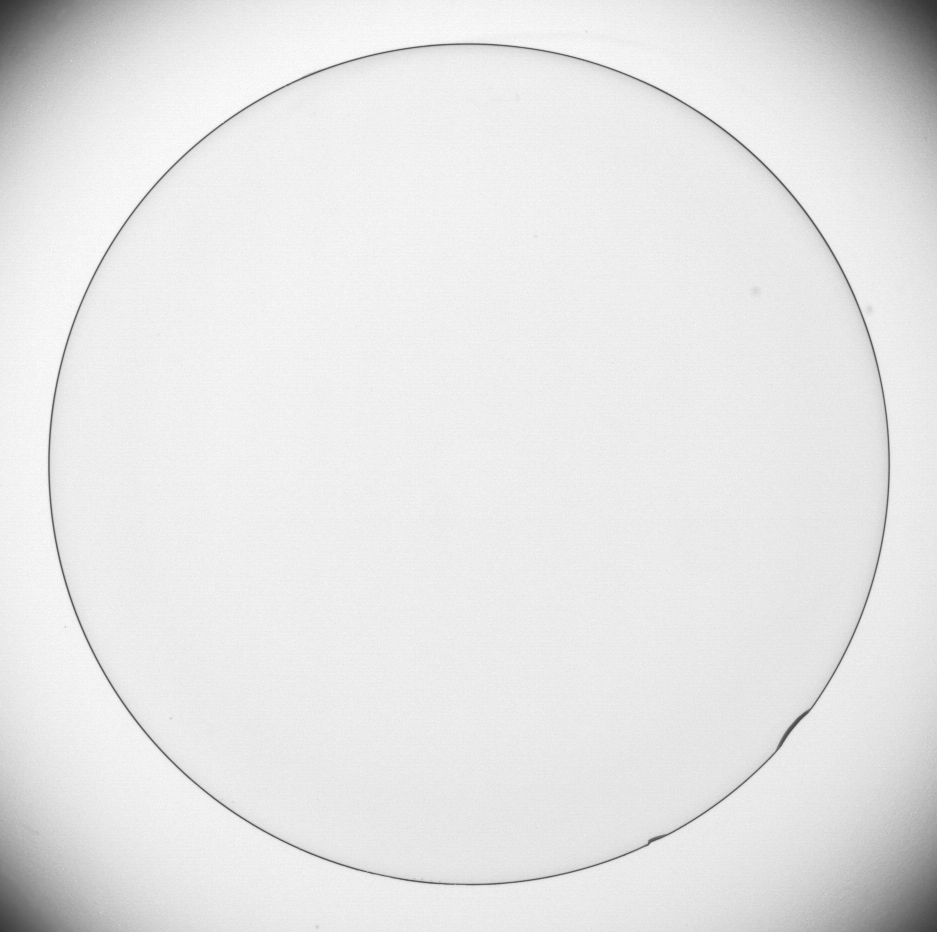
#> input picture images/len.tif, 937 x 932 px, found by its file name
$ python Highpass_Filter.py
#> lines starting #> are read from the running program, lines starting #| are printed output that depends on the picture
import matplotlib.pyplot as plt
import cv2
import numpy as np

class highpass_filter(object):
    """
    Lớp triển khai các bộ lọc tần số cao (High-pass Filter / Sharpening Filter):
    - Dùng để TÁCH BIÊN (Edge Detection) và LÀM SẮC NÉT ÍCH (Image Sharpening).
    """

    def __init__(self, image) -> None:
        """
        Phương thức khởi tạo (Constructor).
        :param image: Ma trận ảnh đầu vào dạng ảnh xám 2D (Gray-scale)
        """
        self.img = image

    def init_kernel(self, kernel_name: str):
        """
        Hàm định tuyến (Router): Nhận tên thuật toán lọc và gọi phương thức xử lý tương ứng.
        """
        if kernel_name == "RobertCross":
            return self.show_SharpenedRobert()
        elif kernel_name == "RobertCross1":
            return self.show_RobertCrossGradient1()
        elif kernel_name == "RobertCross2":
            return self.show_RobertCrossGradient2()
        elif kernel_name == "Sobel":
            return self.show_SharpenedSobel()
        elif kernel_name == "SobelX":
            return self.show_SobelX()
        elif kernel_name == "SobelY":
            return self.show_Sobely()
        elif kernel_name == "Laplacian":
            return self.show_SharpenedLaplacian()
        elif kernel_name == "LaplacianV1":
            return self.show_SharpenedLaplacianV1()
        elif kernel_name == "LaplacianV2":
            return self.show_SharpenedLaplacianV2()
        elif kernel_name == "LaplacianV3":
            return self.show_SharpenedLaplacianV3()
        else:
            return self.img

    def Convolution2D(self, kernel):
        """
        Thực hiện phép tích chập không gian 2D (Spatial Convolution) với Kernel 3x3 thủ công.
        """
        m, n = self.img.shape
        img_new = np.zeros([m, n])

        for i in range(1, m - 1):
            for j in range(1, n - 1):
                temp = self.img[i - 1, j - 1] * kernel[0, 0] \
                       + self.img[i, j - 1] * kernel[0, 1] \
                       + self.img[i + 1, j - 1] * kernel[0, 2] \
                       + self.img[i - 1, j] * kernel[1, 0] \
                       + self.img[i, j] * kernel[1, 1] \
                       + self.img[i + 1, j] * kernel[1, 2] \
                       + self.img[i - 1, j + 1] * kernel[2, 0] \
                       + self.img[i, j + 1] * kernel[2, 1] \
                       + self.img[i + 1, j + 1] * kernel[2, 2]

                img_new[i, j] = temp

        img_new = img_new.astype(np.uint8)
        return img_new

    # ==========================================================================
    # 1. BỘ LỌC ROBERT CROSS GRADIENT
    # ==========================================================================
    def show_RobertCrossGradient1(self):
        G_cross1 = np.array(([0, 0, 0], [0, -1, 0], [0, 0, 1]), dtype="float")
        return self.Convolution2D(G_cross1)

    def show_RobertCrossGradient2(self):
        G_cross2 = np.array(([0, 0, 0], [0, 0, -1], [0, 1, 0]), dtype="float")
        return self.Convolution2D(G_cross2)

    def show_SharpenedRobert(self):
        return self.show_RobertCrossGradient1() + self.show_RobertCrossGradient2() + self.img

    # ==========================================================================
    # 2. BỘ LỌC SOBEL
    # ==========================================================================
    def show_SobelX(self):
        SobelX = np.array(([-1, -2, -1], [0, 0, 0], [1, 2, 1]), dtype="float")
        return self.Convolution2D(SobelX)

    def show_Sobely(self):
        Sobely = np.array(([-1, 0, 1], [-2, 0, 2], [-1, 0, 1]), dtype="float")
        return self.Convolution2D(Sobely)

    def show_SharpenedSobel(self):
        return self.show_SobelX() + self.show_Sobely() + self.img

    # ==========================================================================
    # 3. BỘ LỌC LAPLACIAN
    # ==========================================================================
    def show_SharpenedLaplacian(self):
        Laplacian_kerner = np.array(([0, 1, 0], [1, -4, 1], [0, 1, 0]), dtype="float")
        return self.img - self.Convolution2D(Laplacian_kerner)

    def show_SharpenedLaplacianV1(self):
        Laplacian_kerner = np.array(([1, 1, 1], [1, -8, 1], [1, 1, 1]), dtype="float")
        return self.img - self.Convolution2D(Laplacian_kerner)

    def show_SharpenedLaplacianV2(self):
        Laplacian_kerner = np.array(([0, -1, 0], [-1, 4, -1], [0, -1, 0]), dtype="float")
        return self.img + self.Convolution2D(Laplacian_kerner)

    def show_SharpenedLaplacianV3(self):
        Laplacian_kerner = np.array(([-1, -1, -1], [-1, 8, -1], [-1, -1, -1]), dtype="float")
        return self.img + self.Convolution2D(Laplacian_kerner)


if __name__ == '__main__':
    # Đọc ảnh gốc dạng ảnh xám từ đường dẫn
    image = cv2.imread('./images/len.tif', 0)
#> image is the input picture: shape (932, 937); min 50, max 255, mean 229.7
    image2 = cv2.imread('./images/laplapcian.tif', 0)
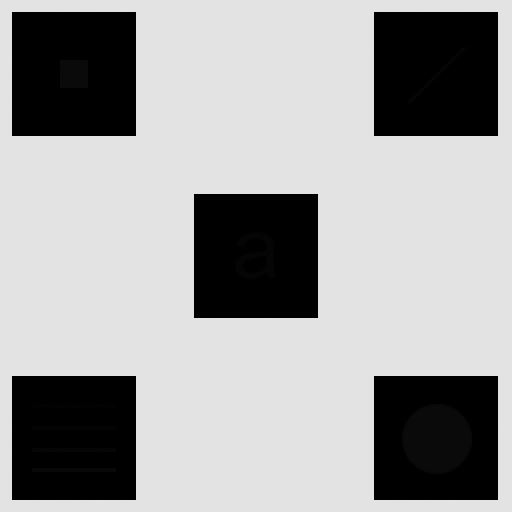
#> input picture images/laplapcian.tif, 512 x 512 px, found by its file name
#> image2 is the input picture: shape (512, 512); min 0, max 228, mean 160.7

    # Kiểm tra xem tệp ảnh có mở thành công không
    if image is None:
        print("Lỗi: Không tìm thấy ảnh tại đường dẫn './images/len.tif'. Hãy kiểm tra lại thư mục lưu ảnh.")
    else:
        hp = highpass_filter(image)
        hp2 = highpass_filter(image2)

        # ----------------------------------------------------------------------
        # CỬA SỔ 1: KẾT QUẢ BỘ LỌC ROBERT CROSS (XUẤT FILE filter_Robert.pdf)
        # ----------------------------------------------------------------------
        fig1, ax1 = plt.subplots(2, 2, figsize=(9, 9))

        # Ô [0, 0]: Ảnh gốc
        ax1[0, 0].set_title("Original")
        ax1[0, 0].imshow(image, cmap="gray")

        # Ô [0, 1]: Robert hướng 1
        Robertcross1 = hp.init_kernel("RobertCross1")
        ax1[0, 1].imshow(Robertcross1, cmap='gray')
        ax1[0, 1].set_title("Anh loc theo huong thu 1")

        # Ô [1, 1]: Robert hướng 2
        Robertcross2 = hp.init_kernel("RobertCross2")
#> in Convolution2D (call 2), `img_new = img_new.astype(np.uint8)`:
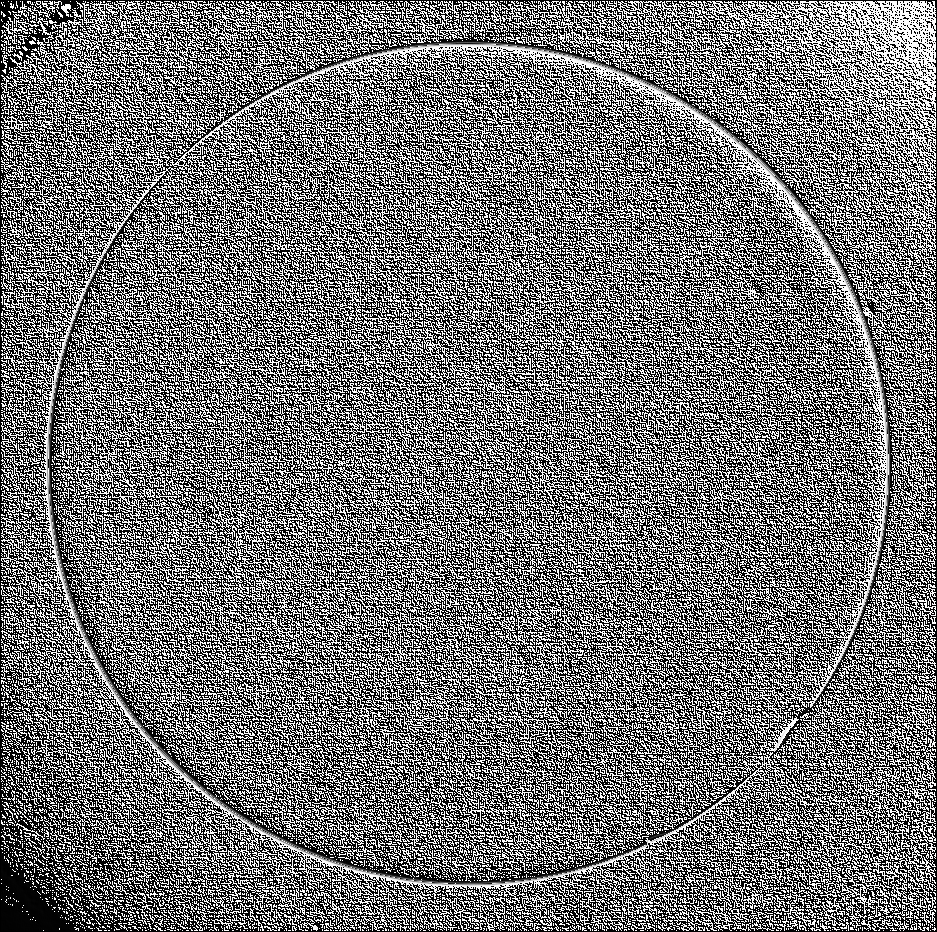
#> img_new: shape (932, 937); min 0, max 255, mean 112.5
        ax1[1, 1].imshow(Robertcross2, cmap='gray')
        ax1[1, 1].set_title("Anh loc theo huong thu 2")

        # Ô [1, 0]: Cải thiện bằng Robert
        Robertcross = hp.init_kernel("RobertCross")
        ax1[1, 0].imshow(Robertcross, cmap='gray')
        ax1[1, 0].set_title("Anh cai thien bang bo loc Robert")

        # Lưu cửa sổ 1 ra PDF
        fig1.savefig("filter_Robert.pdf", bbox_inches='tight')

        # CỬA SỔ 2: KẾT QUẢ BỘ LỌC SOBEL (XUẤT FILE filter_Sobel.pdf)

        fig2, ax2 = plt.subplots(2, 2, figsize=(9, 9))

        # Ô [0, 0]: Ảnh gốc
        ax2[0, 0].set_title("Original")
        ax2[0, 0].imshow(image, cmap="gray")

        # Ô [0, 1]: Sobel theo hướng X
        sobel_x = hp.init_kernel("SobelX")
        ax2[0, 1].imshow(sobel_x, cmap='gray')
        ax2[0, 1].set_title("Anh loc Sobel theo huong X")

        # Ô [1, 1]: Sobel theo hướng Y
        sobel_y = hp.init_kernel("SobelY")
#> in Convolution2D (call 6), `img_new = img_new.astype(np.uint8)`:
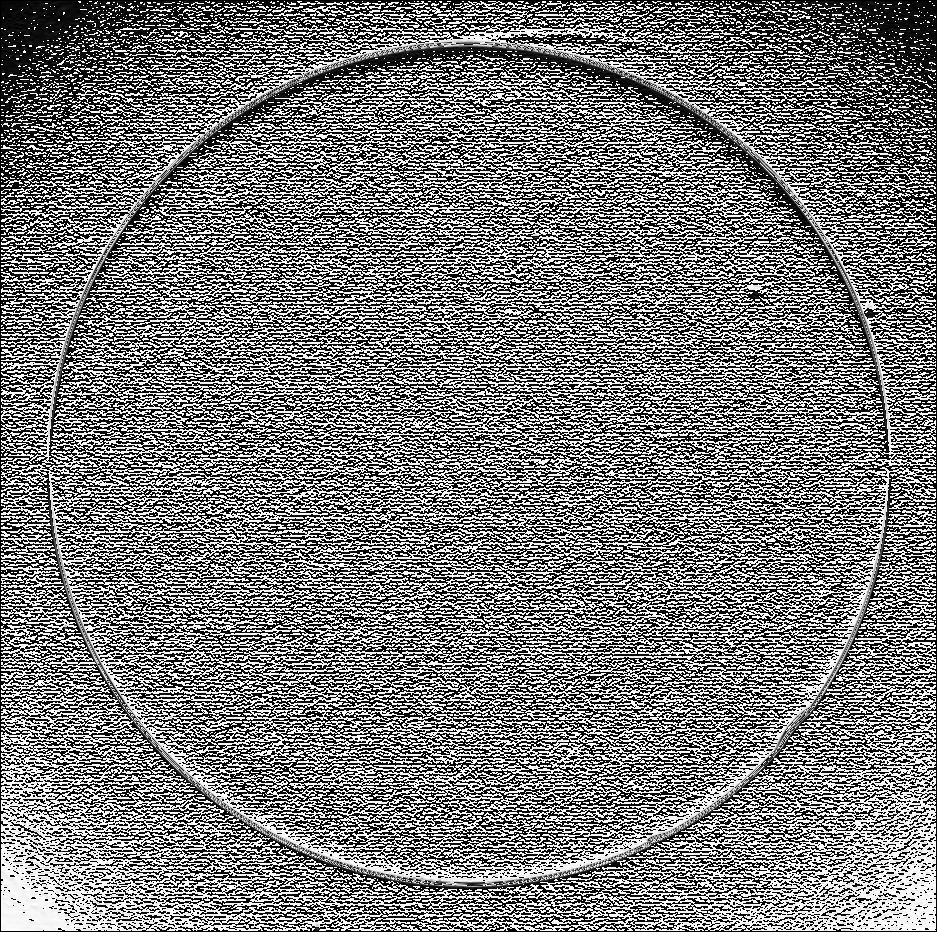
#> img_new: shape (932, 937); min 0, max 255, mean 120.9
        ax2[1, 1].imshow(sobel_y, cmap='gray')
        ax2[1, 1].set_title("Anh loc Sobel theo huong Y")

        # Ô [1, 0]: Cải thiện bằng Sobel
        sobel_sharpened = hp.init_kernel("Sobel")
#> in show_SharpenedSobel, `return self.show_SobelX() + self.show_Sobely() + self.img`:
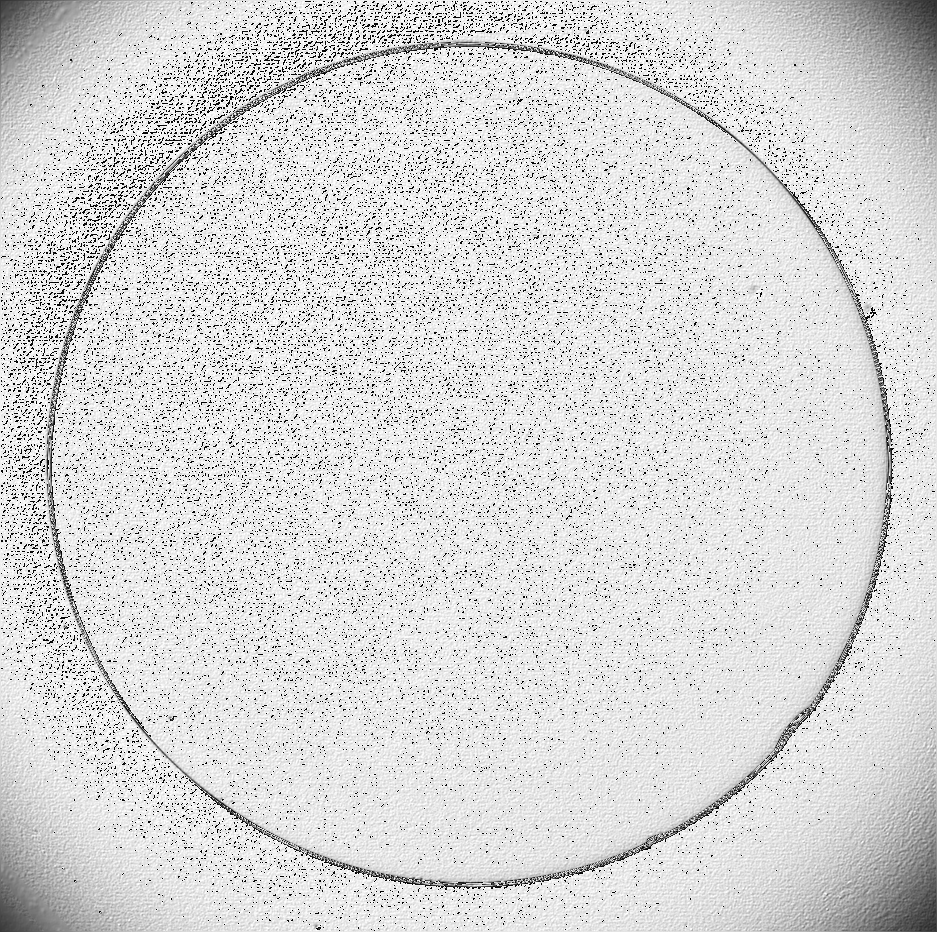
#> returned value: shape (932, 937); min 0, max 255, mean 215.3
        ax2[1, 0].imshow(sobel_sharpened, cmap='gray')
        ax2[1, 0].set_title("Anh cai thien bang bo loc Sobel")

        # Lưu cửa sổ 2 ra PDF
        fig2.savefig("filter_Sobel.pdf", bbox_inches='tight')

        # ----------------------------------------------------------------------
        # CỬA SỔ 3: BỘ LỌC LAPLACIAN (XUẤT FILE filter_Laplacian.pdf)
        # ----------------------------------------------------------------------
        # Tạo lưới 2x3 để hiển thị đủ ảnh gốc + 4 biến thể của Laplacian
        fig3, ax3 = plt.subplots(2, 3, figsize=(15, 9))

        # Ô [0, 0]: Ảnh gốc
        ax3[0, 0].set_title("Original")
        ax3[0, 0].imshow(image2, cmap="gray")

        # Ô [0, 1]: Laplacian chuẩn (Tâm -4)
        laplacian_std = hp2.init_kernel("Laplacian")
#> after the loop in Convolution2D (call 9), `for i in range(1, m - 1):`:
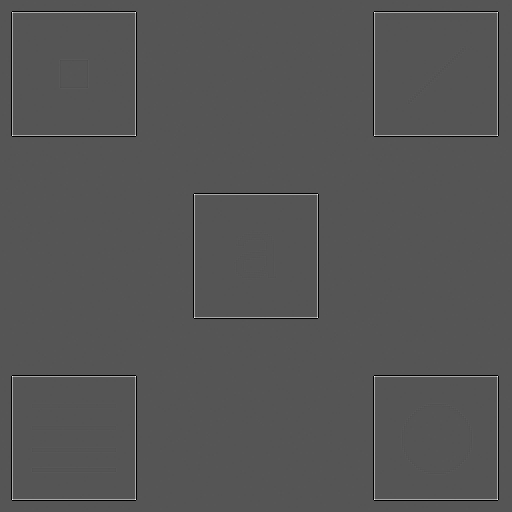
#> img_new: shape (512, 512) float64; min -229, max 455, mean 0; drawn with min black and max white
        ax3[0, 1].imshow(laplacian_std, cmap='gray')
        ax3[0, 1].set_title("Laplacian Chuan (Tam -4)")

        # Ô [0, 2]: Laplacian V1 (Tâm -8)
        laplacian_v1 = hp2.init_kernel("LaplacianV1")
        ax3[0, 2].imshow(laplacian_v1, cmap='gray')
        ax3[0, 2].set_title("Anh loc Laplacian Bien The V1 (Tam -8)")

        ax3[1, 0].axis('off')

        # Ô [1, 1]: Laplacian V2 (Tâm +4)
        laplacian_v2 = hp2.init_kernel("LaplacianV2")
#> after the loop in Convolution2D (call 11), `for i in range(1, m - 1):`:
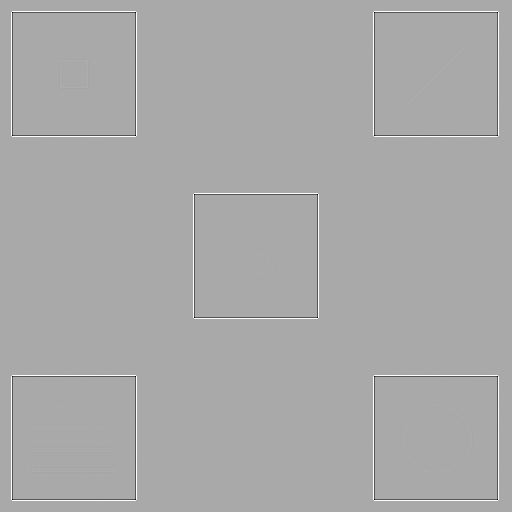
#> img_new: shape (512, 512) float64; min -455, max 229, mean 0; drawn with min black and max white
        ax3[1, 1].imshow(laplacian_v2, cmap='gray')
        ax3[1, 1].set_title("Anh loc Laplacian Bien The 2 (Tam +4)")

        # Ô [1, 2]: Laplacian V3 (Tâm +8)
        laplacian_v3 = hp2.init_kernel("LaplacianV3")
#> in Convolution2D (call 12), `img_new = img_new.astype(np.uint8)`:
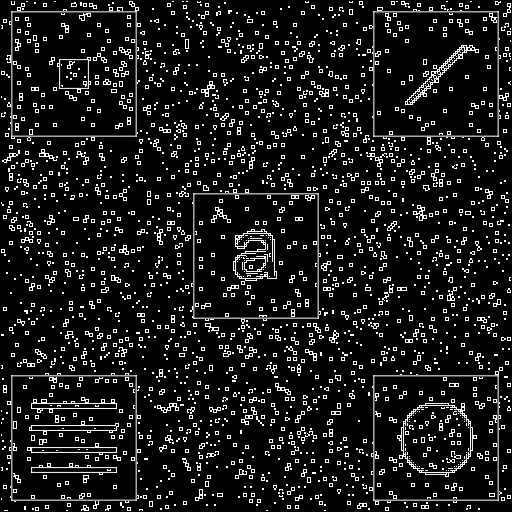
#> img_new: shape (512, 512); min 0, max 255, mean 26.6
        ax3[1, 2].imshow(laplacian_v3, cmap='gray')
        ax3[1, 2].set_title("Anh loc Laplacian Bien The 3 (Tam +8)")

        # Lưu cửa sổ Laplacian ra PDF
        fig3.savefig("filter_Laplacian.pdf", bbox_inches='tight')

        # Hiển thị cả 3 cửa sổ cùng lúc ra màn hình
        plt.show()
